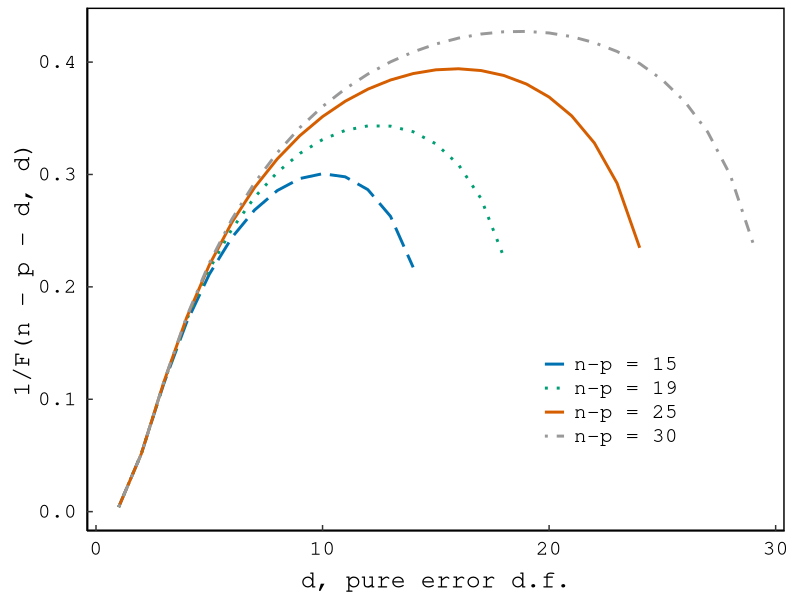
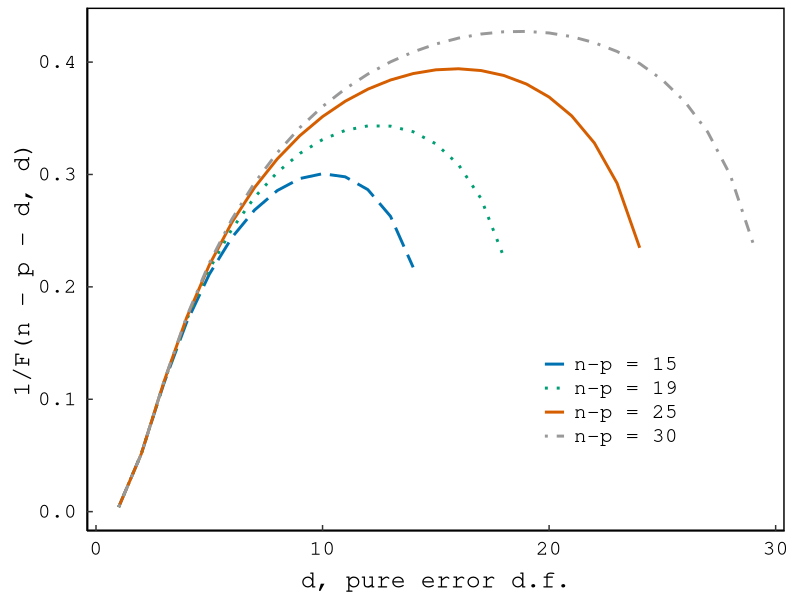

These charts were generated, in order, by the following R code:

###### Plot the inverse F-quantiles for different values of pure error and  
###### lack-of-fit degrees of freedom  


library(data.table)
library(ggplot2)


np0<-15; d0<-1:(np0-1)
np1<-19; d1<-1:(np1-1)
np2<-25; d2<-1:(np2-1)
np3<-30; d3<-1:(np3-1)
prob.LoF<-0.95;

n0<-rep(np0,length(d0)); n1<-rep(np1,length(d1)); 
n2<-rep(np2,length(d2)); n3<-rep(np3,length(d3))

df<-data.table("d" = c(d0, d1, d2, d3),
               "np" = c(n0, n1, n2, n3))

df$lof<-1./qf(prob.LoF, df$np-df$d,df$d)
df$np = as.factor(df$np)

axis_title_size = 18
axis_title_family = "mono"
axis_text_family = "mono"
strip_font_family = "sans"
axis_text_size = 15
ticks_length = -1.5
legend_title_size = 16

plot_width = 10
plot_height = 6

ggplot(df, aes(x=d, y = lof)) +
  geom_line(aes(colour = np, linetype = np), lwd = 1) +
  xlab(paste0(expression(d),", pure error d.f.")) +
  ylab(paste(expression(1/F(n-p-d,d)))) +
  scale_linetype_manual(values =c(5,3,1,4),
                        labels=c("n-p = 15", "n-p = 19", "n-p = 25", "n-p = 30")) +
  scale_color_manual(
                     labels=c("n-p = 15", "n-p = 19", "n-p = 25", "n-p = 30"),
                     values=c("#0072B2","#009E73","#D55E00", "#999999")) + 
  labs(color  = "Residual d.f.", linetype = "Residual d.f.") +
  theme_bw() +
  theme(aspect.ratio=0.75, panel.grid.major = element_blank(), panel.grid.minor = element_blank(), 
        axis.line = element_line(colour = "black"), 
        panel.border = element_rect(colour = "black", fill = "NA", size = 1.0),
        axis.text.x = element_text(size = axis_text_size, family = axis_text_family, colour = "black",
                                   margin = unit(c(t = 3.0, r = 0, b = 2.5, l = 0), "mm")),
        # adjust X- and Y-axis title
        axis.title.y = element_text(family = axis_title_family, size = axis_title_size), 
        axis.title.x = element_text(family = axis_title_family, size = axis_title_size),
        # adjust Y-axis labels
        axis.text.y.left = element_text(size = axis_text_size, family = axis_text_family, colour = "black",
                                        margin = unit(c(t = 0, r = 2.5, b = 0, l = 0), "mm")),
        axis.ticks.length = unit(ticks_length, "mm"), #axis.ticks.length.y.left = unit(ticks_length, "mm"),
        legend.position = c(0.75, 0.25),
        strip.background = element_rect(color = "black", fill="white", size = 1.0),
        strip.text = element_text(family = strip_font_family, size = 13),
        legend.text = element_text(family = axis_text_family, size = axis_title_size-3),
        legend.spacing.y = unit(0.35, 'in'),
        legend.title = element_blank())

ggsave("F_quantile_plot.jpeg", width = plot_width, height = plot_height, units = "in")

